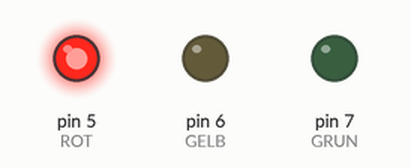
This sketch was run on a simulated Arduino Uno, built with avr-gcc and run on an emulated ATmega328P. On the bench: output pins drawn as LEDs (lit = HIGH).

Above: at 2.5 s.
At 6.0 s:
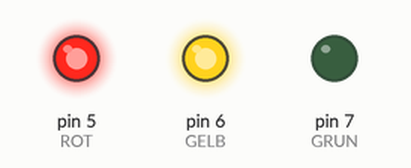
At 9.5 s:
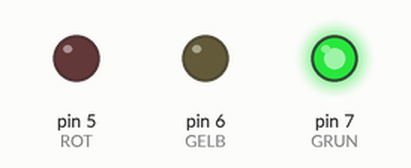
Timing chart, 0 to 15.6 s (numbered marks = the images above):
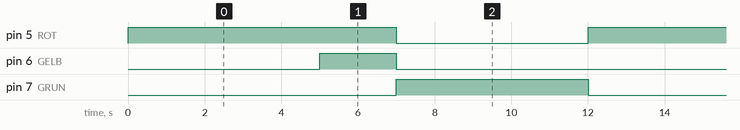

The sketch:

aufgabe1.ino
```cpp
// Konstanten für die Pins
const int ROT = 5;
const int GELB = 6;
const int GRUN = 7;

void setup() {
  // Pins als Ausgänge konfigurieren
  pinMode(ROT, OUTPUT);
  pinMode(GELB, OUTPUT);
  pinMode(GRUN, OUTPUT);
}

void loop() {
  // Rot
  digitalWrite(GRUN, LOW);
  digitalWrite(ROT, HIGH);
  delay(5000); // 5 Sekunden rot

  // Gelb
  digitalWrite(GELB, HIGH);
  delay(2000); // 2 Sekunden gelb

  // Grün
  digitalWrite(ROT, LOW);
  digitalWrite(GELB, LOW);
  digitalWrite(GRUN, HIGH);
  delay(5000); // 5 Sekunden grün

}
```

Measured:
- by itself, pin 5 (ROT): alternates HIGH for 7.0 s and LOW for 5.0 s
- by itself, pin 6 (GELB): alternates HIGH for 2.0 s and LOW for 10.0 s
- by itself, pin 7 (GRUN): alternates HIGH for 5.0 s and LOW for 7.0 s
